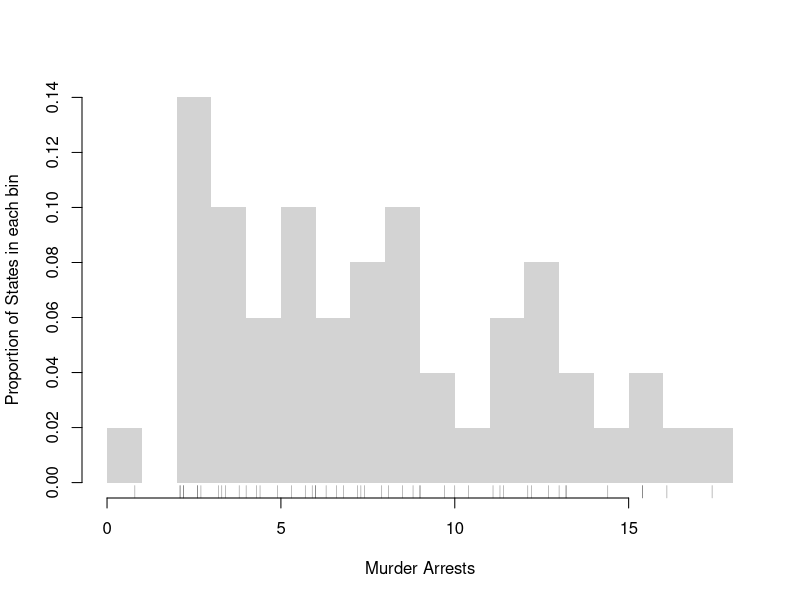
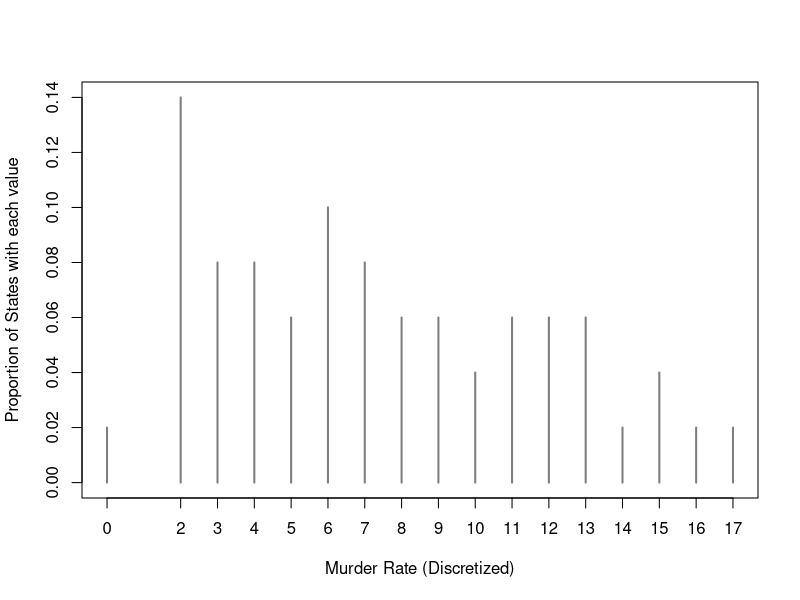
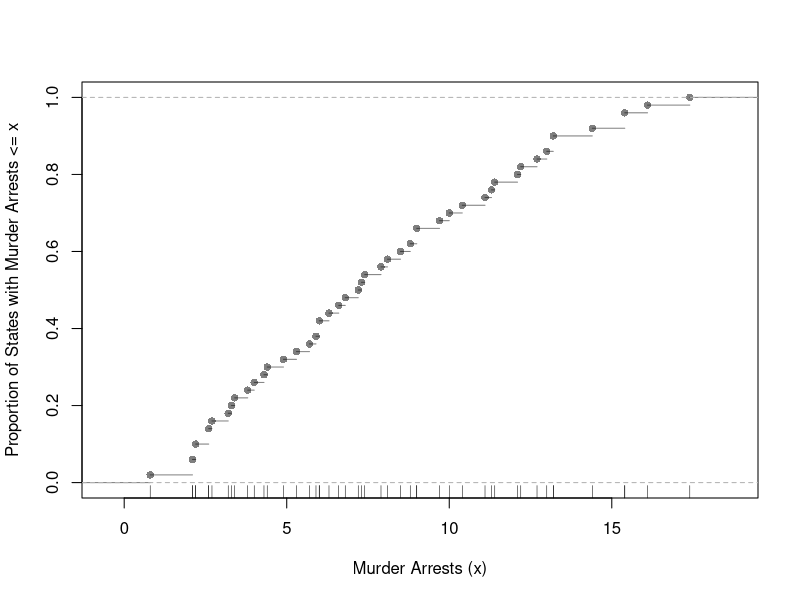
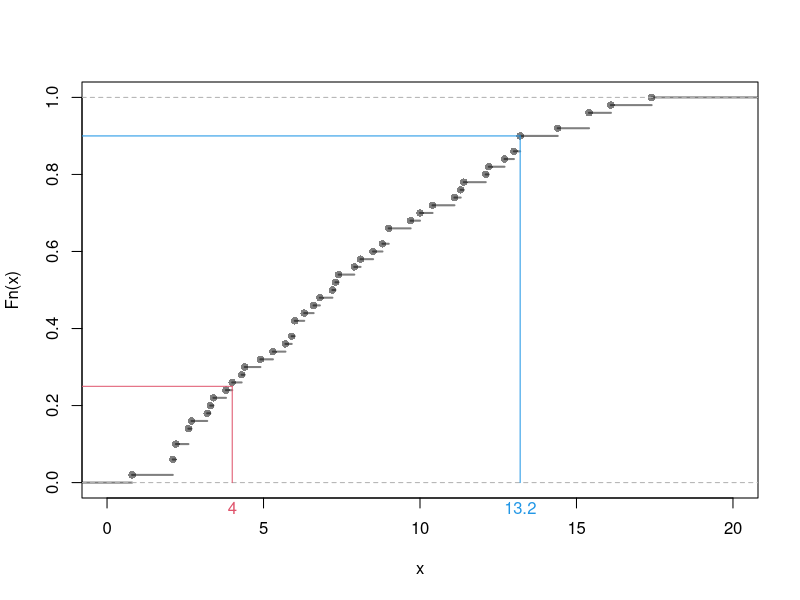
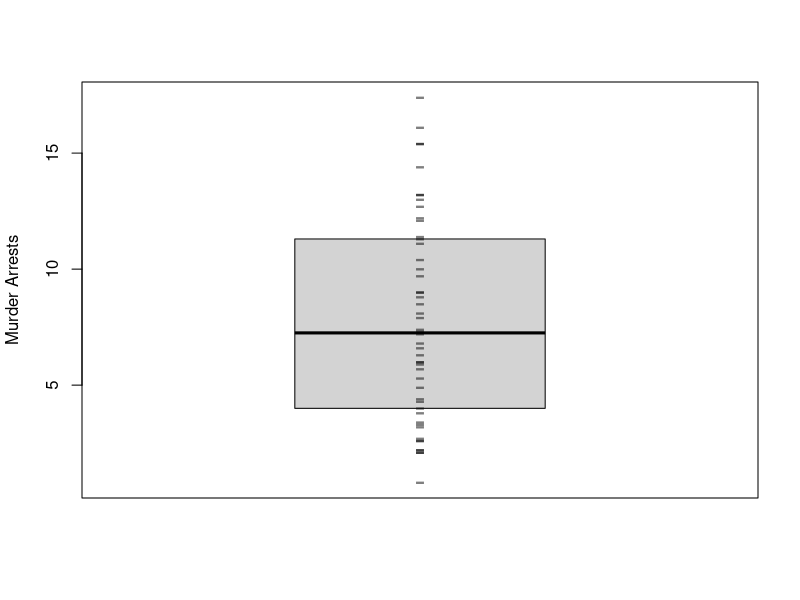

Recreate these plots in R, in order.
## ---- chunk 1
dat_card1 <- 1:3 # Cardinal data (Discrete)
dat_card1

dat_card2 <- c(1.1, 2/3, 3) # Cardinal data (Continuous)
dat_card2

dat_fact1 <- factor( c('A','B','C'), ordered=T) # Factor data (Ordinal)
dat_fact1

dat_fact2 <- factor( c('Leipzig','Los Angeles','Logan'), ordered=F) # Factor data (Categorical)
dat_fact2

dat_fact3 <- factor( c(T,F), ordered=F) # Factor data (Categorical)
dat_fact3

# Explicitly check the data types:
#class(dat_card1)
#class(dat_card2)
## ---- chunk 2
c('A','B','C')  # character strings
c('Leipzig','Los Angeles','Logan')  # character strings
## ---- chunk 3
# Strings
paste( 'hi', 'mom')
paste( c('hi', 'mom'), collapse='--')

kingText <- "The king infringes the law on playing curling."
gsub(pattern="ing", replacement="", kingText)
# advanced usage
#gsub("[aeiouy]", "_", kingText)
#gsub("([[:alpha:]]{3})ing\\b", "\\1", kingText) 
## ---- chunk 4
x <- 1:10
y <- 2*x
list(x, y)  # list of vectors

x_mat1 <- matrix(2:7,2,3)
x_mat2 <- matrix(4:-1,2,3)
list(x_mat1, x_mat2)  # list of matrices
## ---- chunk 5
list(list(x_mat1), list(x_mat2))  # list of lists

list(x_mat1, list(x_mat1, x_mat2)) # list of different objects

# ...inception...
list(x_mat1,
    list(x_mat1, x_mat2), 
    list(x_mat1, list(x_mat2)
    )) 
## ---- chunk 6
# data.frames: your most common data type
    # matrix of different data-types
    # well-ordered lists
data.frame(x, y)  # list of vectors
## ---- chunk 7
d0 <- data.frame(x=dat_fact2, y=dat_card2)
d0

d0[,'y']
## ---- chunk 8
# data square (matrix)
array(data = 1:24, dim = c(3,8))

# data cube
a <- array(data = 1:24, dim = c(3, 2, 4))
a
## ---- chunk 9
apply(a, 1, mean)    # Row means
apply(a, 2, mean)    # Column means
apply(a, 3, mean)    # "Layer" means
apply(a, 1:2, mean)  # Row/Column combination 
## ---- chunk 10
x <- c(1,2,3)
x_mat1 <- outer(x, x) # x %o% x
x_mat1
is.array(x_mat1) # Matrices are arrays

x_mat2 <- matrix(6:1,2,3)
outer(x_mat2, x)
# outer(x_mat2, matrix(x))
# outer(x_mat2, t(x))
# outer(x_mat1, x_mat2)
## ---- chunk 11
head(USArrests)

# Check NA values
X <- c(1,NA,2,3)
sum(is.na(X))
## ---- chunk 12
# Intuitive Examples
X <- c(3,3.1,0.02)
hist(X, breaks=c(0,1,2,3,4), plot=F)
## ---- chunk 13
hist(X, breaks=c(0,4/3,8/3,4), plot=F)

# as a default, R uses bins (,] instead of [,)
# but you can change that 
hist(X, breaks=c(0,4/3,8/3,4), plot=F, right=F)
## ---- chunk 14
# Practical Example
hist(USArrests[,'Murder'], freq=F, breaks=20,
    border=NA, 
    main='',
    xlab='Murder Arrests',
    ylab='Proportion of States in each bin')
# Raw Observations
rug(USArrests[,'Murder'], col=grey(0,.5))
## ---- chunk 15
# Discretized data
xr <- floor(USArrests[,'Murder']) #rounded down
#table(xr)
proportions <- table(xr)/length(xr)
plot(proportions, col=grey(0,.5),
    xlab='Murder Rate (Discretized)',
    ylab='Proportion of States with each value')
## ---- chunk 16
F_murder <- ecdf(USArrests[,'Murder'])
# proportion of murders <= 10
F_murder(10)
# proportion of murders <= x, for all x
plot(F_murder, main='', 
    xlab='Murder Arrests (x)',
    ylab='Proportion of States with Murder Arrests <= x',
    pch=16, col=grey(0,.5))
rug(USArrests[,'Murder'])
## ---- chunk 17
X <-  c(3.1, 3, 0.02)
quantile(X, probs=c(0,.5,1))
## ---- chunk 18
# quantiles
X <- USArrests[,'Murder']
quantile(X)

# deciles are quantiles
quantile(X, probs=seq(0,1, by=.1))
## ---- chunk 19
# Empirical Distribution
X <- USArrests$Murder
FX_hat <- ecdf(X)
plot(FX_hat, lwd=2, xlim=c(0,20),
    pch=16, col=grey(0,.5), main='')

# Two Example Quantiles
p <- c(.25, .9)
cols <- c(2,4)
QX_hat <- quantile(X, p, type=1)
QX_hat

# Visualized
segments(QX_hat, p, -10, p, col=cols)
segments(QX_hat, p, QX_hat, 0, col=cols)
mtext( round(QX_hat,2), 1, at=QX_hat, col=cols)
## ---- chunk 20
X <- USArrests[,'Murder']
Xo <- sort(X)
Xo

# median
Xo[length(Xo)*.5]
quantile(X, probs=.5, type=4)

# min
Xo[1]
min(Xo)
quantile(Xo, probs=0)
## ---- chunk 21
boxplot(USArrests[,'Murder'],
    main='', ylab='Murder Arrests',
    whisklty=0, staplelty=0, outline=F)
# Raw Observations
stripchart(USArrests[,'Murder'],
    pch='-', col=grey(0,.5), cex=2,
    vert=T, add=T)
